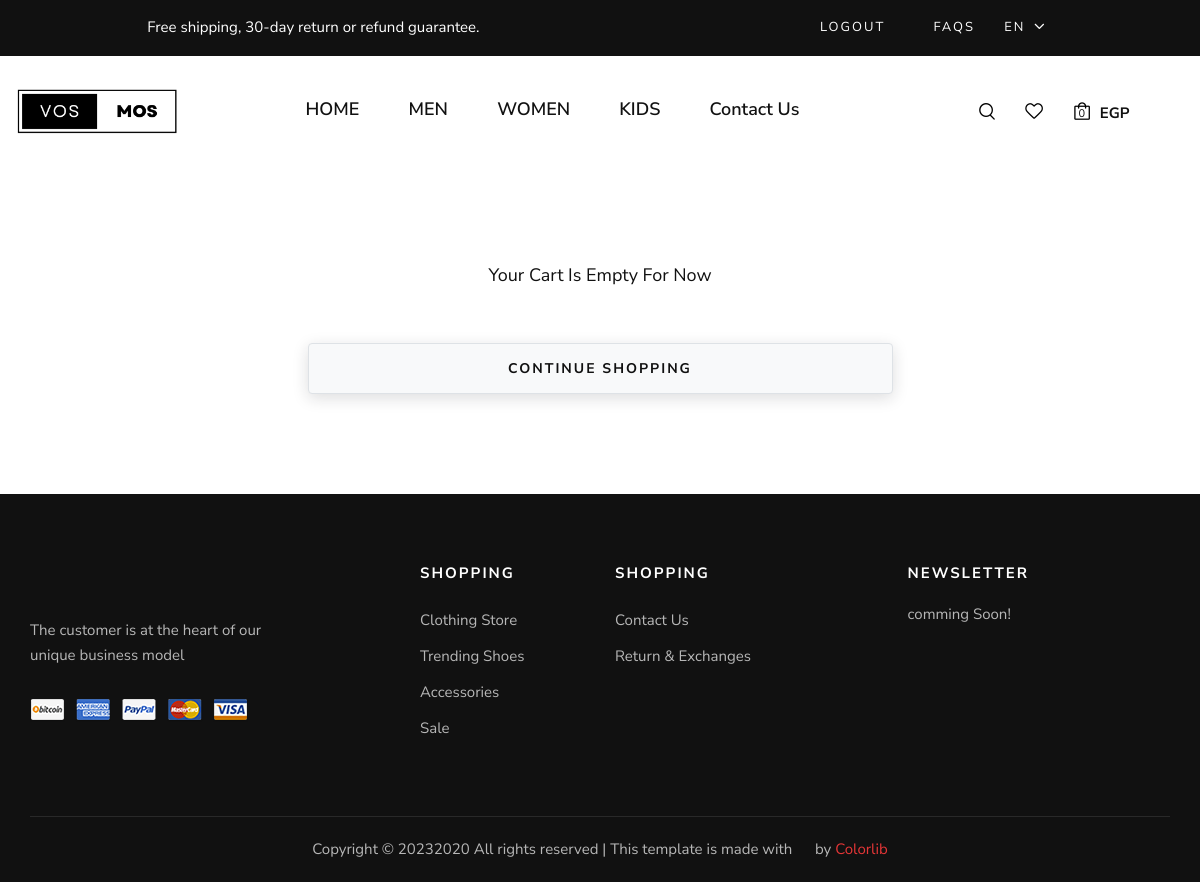
Page /cart (signed in) on the earlier database version.
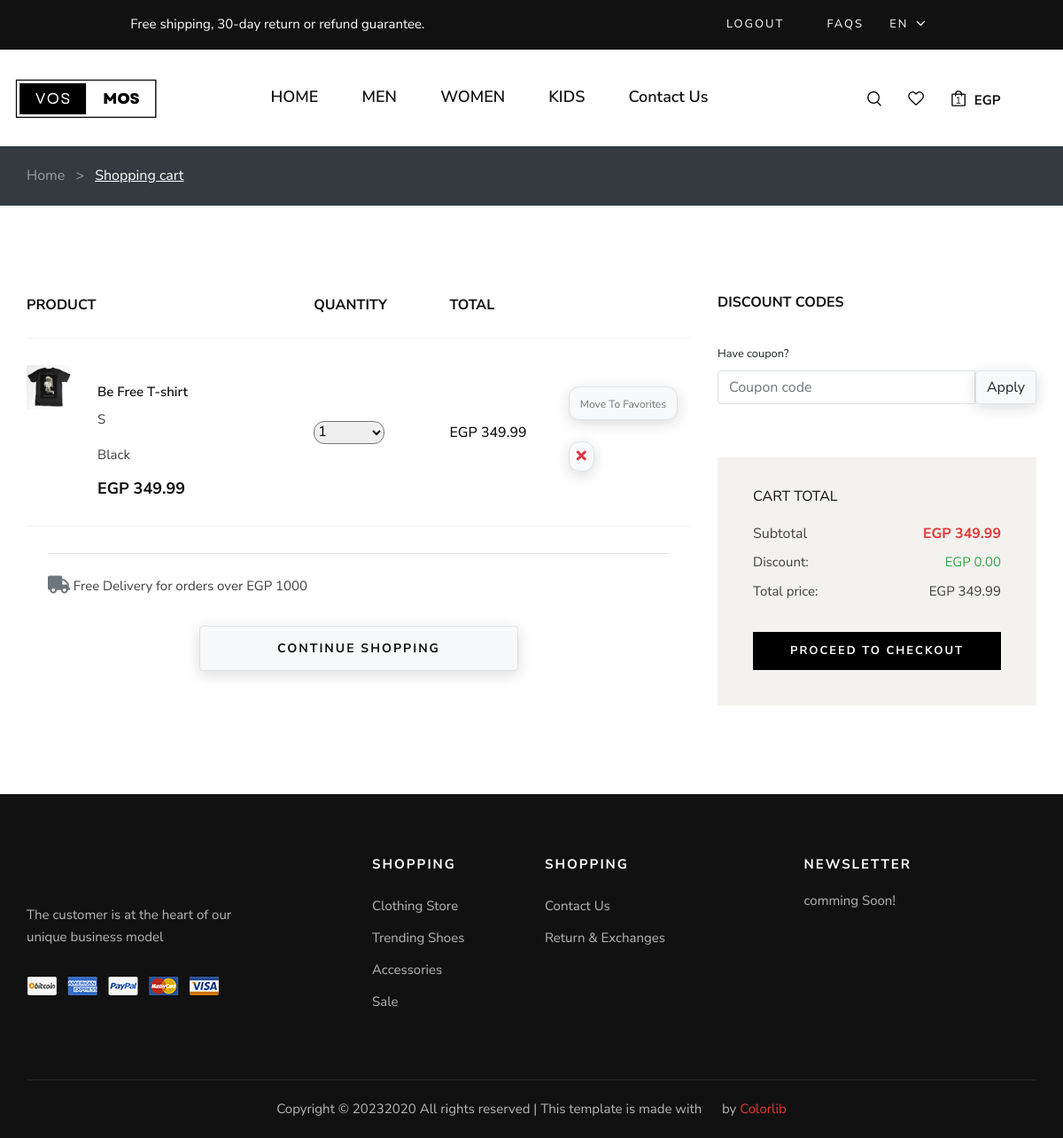
Same page on the later database version.
### frontend/models.py (models this page shows, shortened)
class CartItem(models.Model):
    product = models.ForeignKey(Product, on_delete=models.CASCADE)
    quantity = models.IntegerField(default=1)
    cart = models.ForeignKey(Cart, on_delete=models.CASCADE, related_name="items", null=True)
    customized = models.BooleanField(default=False)
    size = models.CharField(max_length=10, blank=True, null=True)
    color = models.CharField(max_length=10, blank=True, null=True)
    def __str__(self):
        return f'{self.product.product_name} ({self.quantity})'
    @property
    def total(self):
        total = float(self.product.price) * int(self.quantity)
        return float("{:.2f}".format(total))

class Product(models.Model):
    CATEGORY_CHOICES = (
        ('M', 'Men'),
        ('W', 'Women'),
        ('K', 'Kids'),
        ('A', 'Accessories'),
    )
    SUB_CATEGORY_CHOICES = (
    ('S', 'Shirt'),
    ('SW', 'Sport wear'),
    ('OW', 'Outwear')
    )
    LABEL_CHOICES = (
        ('NEW', 'primary'),
        ('BEST Seller', 'secondary'),
        ('N', '')
    )
    product_id = models.AutoField
    id = models.AutoField(primary_key=True, auto_created=True)
    product_name = models.CharField(max_length=50)
    category = models.CharField(choices=CATEGORY_CHOICES, max_length=2)
    label = models.CharField(choices=LABEL_CHOICES, max_length=11, default="")
    subcategory = models.CharField(choices= SUB_CATEGORY_CHOICES ,max_length=50, default="")
    price = models.FloatField(default=0)
    discount_price = models.FloatField(default=0)
    desc = models.CharField(max_length=300)
    pub_date = models.DateField()
    image = models.ImageField(upload_to="static/images", default="")
    material = models.CharField(max_length=50, default="Coton 100%")
    description = models.TextField(default="Description")
    def get_absolute_url(self):
        return f"/product_detail/{self.id}/"

class Cart(models.Model):
    user = models.ForeignKey(MyUser, on_delete=models.CASCADE, null= True, blank = True)
    applied_coupons = models.ManyToManyField(PromoCode, blank=True,related_name="Applied_Coupons")
    session_key = models.CharField(max_length=32, null=True, blank=True)
    created_at = models.DateTimeField(auto_now_add=True)
    updated_at = models.DateTimeField(auto_now=True)
    ordered = models.BooleanField(default=False)
    coupon = models.ForeignKey(
        PromoCode, on_delete=models.SET_NULL, blank=True, null=True)
    shipping_cost = models.DecimalField(max_digits=10, decimal_places=2, default=25.99)
    @property
    def discount(self):
        if self.coupon:
            total_price = sum(item.total for item in self.items.all())
            discount_amount = total_price * self.coupon.discount
            max_discount = self.coupon.max_discount
            return min(discount_amount, max_discount)
        else:
            return 0
    @property
    def total_price_before_discount(self):
        total_price = sum(item.total for item in self.items.all())
        return "{:.2f}".format(total_price)
    @property
    def total_price(self):
        total_price = sum(item.total for item in self.items.all())
        total_price -= self.discount
        return "{:.2f}".format(total_price)

### frontend/views.py (the view, shortened to what this page needs)
# urls.py: path('cart', views.cart, name='cart'),
def cart(request):
    if request.method == "GET":
        existing_options = [
        {'value': 1, 'label': '1'},
        {'value': 2, 'label': '2'},
        {'value': 3, 'label': '3'},
        {'value': 4, 'label': '4'},
        {'value': 5, 'label': '5'},
        {'value': 6, 'label': '6'},
        {'value': 7, 'label': '7'},
        {'value': 8, 'label': '8'},
        {'value': 9, 'label': '9'},
        {'value': 10, 'label': '10'},
        ]
    if request.user.is_authenticated:
        try:
            cart = Cart.objects.get(user=request.user)
        except Cart.DoesNotExist:
            cart = Cart.objects.create(user=request.user)
        CartItems = CartItem.objects.filter(cart=cart)
        discount = cart.discount
        if cart.coupon:
            promo_code = cart.coupon.code
        else:
            promo_code = False
        context = {'promocode': promo_code, 'existing_options': existing_options,
                   'cart': CartItems, 'user_cart': cart, 'discount': discount}
    return render(request, 'cart.html', context)

### frontend/templates/cart.html (shortened to what this page needs)
{% extends "layout.html" %}
{% load static %}
{% block body %}
    {% if cart|length != 0 %}
    <div data-cart="{{ cart }}"  class="bg-dark">
      <div class="container py-4">
        <nav class="d-flex">
          <h6 class="mb-0">
            <a href="{% url 'index' %}" class="text-white-50">Home</a>
            <span class="text-white-50 mx-2"> > </span>
            <a href="{% url 'cart' %}" class="text-white"><u>Shopping cart</u></a>
          </h6>
        </nav>
      </div>
    </div>
    <section class="shopping-cart spad">
      <div class="container">
        <div class="row">
          <div class="col-lg-8">
            <div class="shopping__cart__table">
              <table>
                <thead>
                  <tr>
                    <th>Product</th>
                    <th>Quantity</th>
                    <th>Total</th>
                    <th></th>
                  </tr>
                </thead>
                <tbody>
                  {% for item in cart %}
                  <tr id="x{{ item.product.id }}{{ item.size }}{{ item.color }}" data-size="{{ item.size }}" data-color="{{ item.color }}" style="position: relative;">
                    <td class="product__cart__item">
                      <a href="{{ item.product.get_absolute_url }}">
                      <div class="product__cart__item__pic">
                        <img src="{{ item.product.image }}" width="50px" alt="">
                      </div>
                      <div class="product__cart__item__text">
                        <h6>{{ item.product.product_name }}</h6>
                        <p>{{item.size}}</p>
                        <p>{{item.color}}</p>
                        <h5>EGP {{ item.product.price }}</h5>
                      </div></a>
                    </td>
                    <td class="quantity__item">
                      <div class="">
                        <select value="{{ item.quantity }}" class="quantity-select form-select me-4" data-product-id="{{ item.product.id }}" style="width: 80px; border-radius: 12px;">
                          {% for option in existing_options|dictsort:"value" %}
                          <option value="{{ option.value }}" {% if option.value == item.quantity %}selected{% endif %}>{{ option.label }}</option>
                          {% endfor %}
                      </select>
                      </div>
                    </td>
                    <td class="cart__price"><text id="total_price_{{ item.product.id }}" class="h6">EGP {{ item.total }}</text> <br />
                    </td>
                    <td>
                      <div class="col-lg col-sm-6 d-flex justify-content-sm-center justify-content-md-start justify-content-lg-center justify-content-xl-end mb-2">
                        <div class="float-md-end">
                          <a onclick="addToFavorites('{{ item.product.id }}')" href="#" class="btn btn-light border px-2 icon-hover filler" style="border-radius: 12px;"><i class=" fa-xs px-1 text-secondary">Move To Favorites</i></a>
                          <br>
                          <br>
                          <a href="#" onclick="removeFromCart(event, '{{ item.product.id }}', '{{ item.size }}', '{{ item.color }}' )" class="btn btn-light border text-danger icon-hover-danger" style="border-radius: 12px; padding: 4px 8px;"> <i class="fa fa-close"></i></a>
                        </div>
                      </div>
                    </td>
                  </tr>
                  {% endfor %}
                </tbody>
              </table>
            </div>
            <div class="border-top pt-4 mx-4 mb-4">
              <p><i class="fas fa-truck text-muted fa-lg"></i> Free Delivery for orders over EGP 1000</p>
            </div>
            <div class="row ">
              <div class="col-lg-6 col-md-6 col-sm-6">
                <div class="continue__btn">
                  <a class="btn btn-light w-100 border mt-2" id="back-button">Continue Shopping</a>
                </div>
              </div>
            </div>
          </div>
          <div class="col-lg-4">
            <div class="cart__discount">
              <h6>Discount codes</h6>
              <div id="main_coupon_div" class="form-group">
                <label class="form-label">Have coupon?</label>
                  {% if user.is_authenticated %}
                  <div class="input-group">
                    <input id="promo_code" type="text" class="form-control border" name="promo_code" placeholder="Coupon code" />
                    <button id="apply-promo-code" onclick="Apply_promo_function()" class="btn btn-light border">Apply</button>
                  </div>
                    {% else %}
                    <h5><a href="{% url 'login' %}">Login</a> or <a href="{% url 'register' %}">Create An Account</a> To Use Coupons</h5>
                    <hr />
                    <p>Don't Worry We Will Keep Your Cart Items And Designs :) </p>
                    {% endif %}
                </div>
            </div>
            <div id="cart_summary" class="cart__total">
              <h6>Cart total</h6>
              <ul>
                <li>Subtotal <span id="cart_total">EGP {{ user_cart.total_price_before_discount }}</span></li>
                <div class="d-flex justify-content-between">
                  <p class="mb-2">Discount:</p>
                  {% if promocode %}
                  <p id="discount" class="mb-2 text-success">EGP {{ discount }}</p>
                  {% else %}
                  <p id="discount" class="mb-2 text-success">EGP 0.00</p>
                  {% endif %}
                </div>
                <div class="d-flex justify-content-between">
                  <p class="mb-2">Total price:</p>
                  {% if promocode %}
                    <p id="cart_total_discount" class="mb-2 fw-bold">EGP {{user_cart.total_price}}</p>
                  {% else %}
                    <p id="cart_total_discount" class="mb-2">EGP {{user_cart.total_price_before_discount}}</p>
                  {% endif %}
                </div>
              </ul>
              <a href="{% url 'checkout' %}" class="primary-btn w-screen">Proceed to checkout</a>
            </div>
          </div>
        </div>
      </div>
    </section>
    {% else %}
    <section class="shopping-cart spad"><h5 class="text-center">Your Cart Is Empty For Now</h5>
      <br>
      <br>
      <div class="row">
        <div class="col-lg-6 col-md-6 col-sm-6">
          <div class="continue__btn">
            <a class="btn btn-light w-100 border mt-2" id="back-button">Continue Shopping</a>
          </div>
        </div>
      </div>
    </section>
    {% endif %}
{% endblock %}

Differences in the rows shown:
added CartItem: product.image (picture), product.product_name "Be Free T-shirt", size "S", color "Black", product.price "349.99", quantity+product "1", total "349.99"
now on this page (row unchanged): Cart: total_price_before_discount "349.99"
Other differences:
{{ cart.count }}: (not shown) → "1"
text no longer shown: "0 Your Cart Is Empty For Now"
text now shown: "Home > Shopping cart PRODUCT QUANTITY TOTAL Free Delivery for orders over EGP 1000 DISCOUNT CODES Have coupon? Apply CART TOTAL Subtotal EGP Discount: EGP 0.00 Total price: EGP PROCEED TO CHECKOUT"
